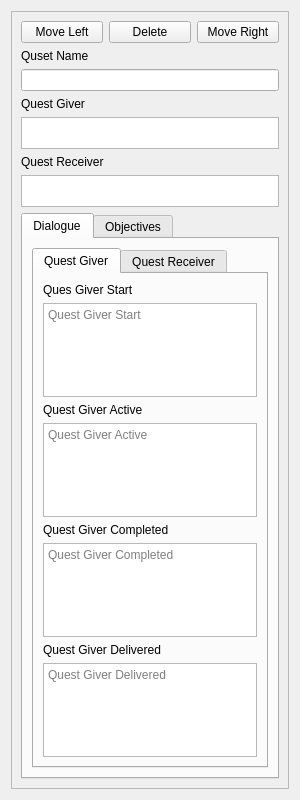
<?xml version="1.0" encoding="UTF-8"?>
<ui version="4.0">
 <class>quest_node</class>
 <widget class="QWidget" name="quest_node">
  <property name="geometry">
   <rect>
    <x>0</x>
    <y>0</y>
    <width>300</width>
    <height>800</height>
   </rect>
  </property>
  <property name="minimumSize">
   <size>
    <width>300</width>
    <height>800</height>
   </size>
  </property>
  <property name="maximumSize">
   <size>
    <width>302</width>
    <height>2000</height>
   </size>
  </property>
  <property name="acceptDrops">
   <bool>false</bool>
  </property>
  <property name="windowTitle">
   <string>Quest Node</string>
  </property>
  <layout class="QVBoxLayout" name="verticalLayout">
   <item>
    <widget class="QFrame" name="frame">
     <property name="frameShape">
      <enum>QFrame::StyledPanel</enum>
     </property>
     <property name="frameShadow">
      <enum>QFrame::Sunken</enum>
     </property>
     <layout class="QVBoxLayout" name="verticalLayout_6">
      <item>
       <layout class="QHBoxLayout" name="horizontalLayout">
        <item>
         <widget class="QPushButton" name="move_node_left_bttn">
          <property name="text">
           <string>Move Left</string>
          </property>
         </widget>
        </item>
        <item>
         <widget class="QPushButton" name="delete_node_bttn">
          <property name="text">
           <string>Delete</string>
          </property>
         </widget>
        </item>
        <item>
         <widget class="QPushButton" name="move_node_right_bttn">
          <property name="text">
           <string>Move Right</string>
          </property>
         </widget>
        </item>
       </layout>
      </item>
      <item>
       <widget class="QLabel" name="name_lbl">
        <property name="text">
         <string>Quset Name</string>
        </property>
       </widget>
      </item>
      <item>
       <widget class="QLineEdit" name="name_entry"/>
      </item>
      <item>
       <widget class="QLabel" name="giver_lbl">
        <property name="text">
         <string>Quest Giver</string>
        </property>
       </widget>
      </item>
      <item>
       <widget class="QListWidget" name="giver_list">
        <property name="maximumSize">
         <size>
          <width>16777215</width>
          <height>32</height>
         </size>
        </property>
        <property name="focusPolicy">
         <enum>Qt::NoFocus</enum>
        </property>
        <property name="acceptDrops">
         <bool>true</bool>
        </property>
        <property name="toolTip">
         <string>Drag and drop characters from world object database.</string>
        </property>
        <property name="alternatingRowColors">
         <bool>true</bool>
        </property>
        <property name="selectionMode">
         <enum>QAbstractItemView::NoSelection</enum>
        </property>
        <property name="isWrapping" stdset="0">
         <bool>false</bool>
        </property>
       </widget>
      </item>
      <item>
       <widget class="QLabel" name="receiver_lbl">
        <property name="text">
         <string>Quest Receiver</string>
        </property>
       </widget>
      </item>
      <item>
       <widget class="QListWidget" name="receiver_list">
        <property name="maximumSize">
         <size>
          <width>16777215</width>
          <height>32</height>
         </size>
        </property>
        <property name="focusPolicy">
         <enum>Qt::NoFocus</enum>
        </property>
        <property name="acceptDrops">
         <bool>true</bool>
        </property>
        <property name="toolTip">
         <string>Drag and drop characters from world object database.</string>
        </property>
        <property name="alternatingRowColors">
         <bool>true</bool>
        </property>
        <property name="selectionMode">
         <enum>QAbstractItemView::NoSelection</enum>
        </property>
       </widget>
      </item>
      <item>
       <widget class="QTabWidget" name="tabs">
        <property name="tabPosition">
         <enum>QTabWidget::North</enum>
        </property>
        <property name="currentIndex">
         <number>0</number>
        </property>
        <widget class="QWidget" name="dialogue_tab">
         <attribute name="title">
          <string>Dialogue</string>
         </attribute>
         <layout class="QVBoxLayout" name="verticalLayout_3">
          <item>
           <widget class="QTabWidget" name="person_speaking">
            <property name="currentIndex">
             <number>0</number>
            </property>
            <widget class="QWidget" name="quest_giver">
             <attribute name="title">
              <string>Quest Giver</string>
             </attribute>
             <layout class="QVBoxLayout" name="verticalLayout_2">
              <item>
               <widget class="QLabel" name="g_start_lbl">
                <property name="text">
                 <string>Ques Giver Start</string>
                </property>
                <property name="alignment">
                 <set>Qt::AlignLeading|Qt::AlignLeft|Qt::AlignVCenter</set>
                </property>
               </widget>
              </item>
              <item>
               <widget class="QTextEdit" name="g_start_entry">
                <property name="placeholderText">
                 <string>Quest Giver Start</string>
                </property>
               </widget>
              </item>
              <item>
               <widget class="QLabel" name="g_active_lbl">
                <property name="text">
                 <string>Quest Giver Active</string>
                </property>
                <property name="alignment">
                 <set>Qt::AlignLeading|Qt::AlignLeft|Qt::AlignVCenter</set>
                </property>
               </widget>
              </item>
              <item>
               <widget class="QTextEdit" name="g_active_entry">
                <property name="placeholderText">
                 <string>Quest Giver Active</string>
                </property>
               </widget>
              </item>
              <item>
               <widget class="QLabel" name="g_completed_lbl">
                <property name="text">
                 <string>Quest Giver Completed</string>
                </property>
                <property name="alignment">
                 <set>Qt::AlignLeading|Qt::AlignLeft|Qt::AlignVCenter</set>
                </property>
               </widget>
              </item>
              <item>
               <widget class="QTextEdit" name="g_completed_entry">
                <property name="placeholderText">
                 <string>Quest Giver Completed</string>
                </property>
               </widget>
              </item>
              <item>
               <widget class="QLabel" name="g_delivered_lbl">
                <property name="text">
                 <string>Quest Giver Delivered</string>
                </property>
                <property name="alignment">
                 <set>Qt::AlignLeading|Qt::AlignLeft|Qt::AlignVCenter</set>
                </property>
               </widget>
              </item>
              <item>
               <widget class="QTextEdit" name="g_delivered_entry">
                <property name="placeholderText">
                 <string>Quest Giver Delivered</string>
                </property>
               </widget>
              </item>
             </layout>
            </widget>
            <widget class="QWidget" name="quest_receiver">
             <attribute name="title">
              <string>Quest Receiver</string>
             </attribute>
             <layout class="QVBoxLayout" name="verticalLayout_5">
              <item>
               <widget class="QLabel" name="r_start_lbl">
                <property name="text">
                 <string>Quest Receiver Start</string>
                </property>
                <property name="alignment">
                 <set>Qt::AlignLeading|Qt::AlignLeft|Qt::AlignVCenter</set>
                </property>
               </widget>
              </item>
              <item>
               <widget class="QTextEdit" name="r_start_entry">
                <property name="placeholderText">
                 <string>Quest Receiver Start</string>
                </property>
               </widget>
              </item>
              <item>
               <widget class="QLabel" name="r_active_lbl">
                <property name="text">
                 <string>Quest Receiver Active</string>
                </property>
                <property name="alignment">
                 <set>Qt::AlignLeading|Qt::AlignLeft|Qt::AlignVCenter</set>
                </property>
               </widget>
              </item>
              <item>
               <widget class="QTextEdit" name="r_active_entry">
                <property name="placeholderText">
                 <string>Quest Receiver Active</string>
                </property>
               </widget>
              </item>
              <item>
               <widget class="QLabel" name="r_completed_lbl">
                <property name="text">
                 <string>Quest Receiver Completed</string>
                </property>
                <property name="alignment">
                 <set>Qt::AlignLeading|Qt::AlignLeft|Qt::AlignVCenter</set>
                </property>
               </widget>
              </item>
              <item>
               <widget class="QTextEdit" name="r_completed_entry">
                <property name="placeholderText">
                 <string>Quest Receiver Completed</string>
                </property>
               </widget>
              </item>
              <item>
               <widget class="QLabel" name="r_delivered_lbl">
                <property name="text">
                 <string>Quest Receiver Delivered</string>
                </property>
                <property name="alignment">
                 <set>Qt::AlignLeading|Qt::AlignLeft|Qt::AlignVCenter</set>
                </property>
               </widget>
              </item>
              <item>
               <widget class="QTextEdit" name="r_delivered_entry">
                <property name="placeholderText">
                 <string>Quest Receiver Delivered</string>
                </property>
               </widget>
              </item>
             </layout>
            </widget>
           </widget>
          </item>
         </layout>
        </widget>
        <widget class="QWidget" name="objective_tab">
         <attribute name="title">
          <string>Objectives</string>
         </attribute>
         <layout class="QVBoxLayout" name="verticalLayout_4">
          <item>
           <widget class="QListWidget" name="objective_list">
            <property name="acceptDrops">
             <bool>true</bool>
            </property>
            <property name="toolTip">
             <string>Drag and drop from world object database.</string>
            </property>
            <property name="editTriggers">
             <set>QAbstractItemView::AllEditTriggers</set>
            </property>
            <property name="tabKeyNavigation">
             <bool>true</bool>
            </property>
            <property name="dragEnabled">
             <bool>false</bool>
            </property>
            <property name="alternatingRowColors">
             <bool>true</bool>
            </property>
            <property name="uniformItemSizes">
             <bool>true</bool>
            </property>
           </widget>
          </item>
         </layout>
        </widget>
       </widget>
      </item>
     </layout>
    </widget>
   </item>
  </layout>
 </widget>
 <resources/>
 <connections/>
</ui>
